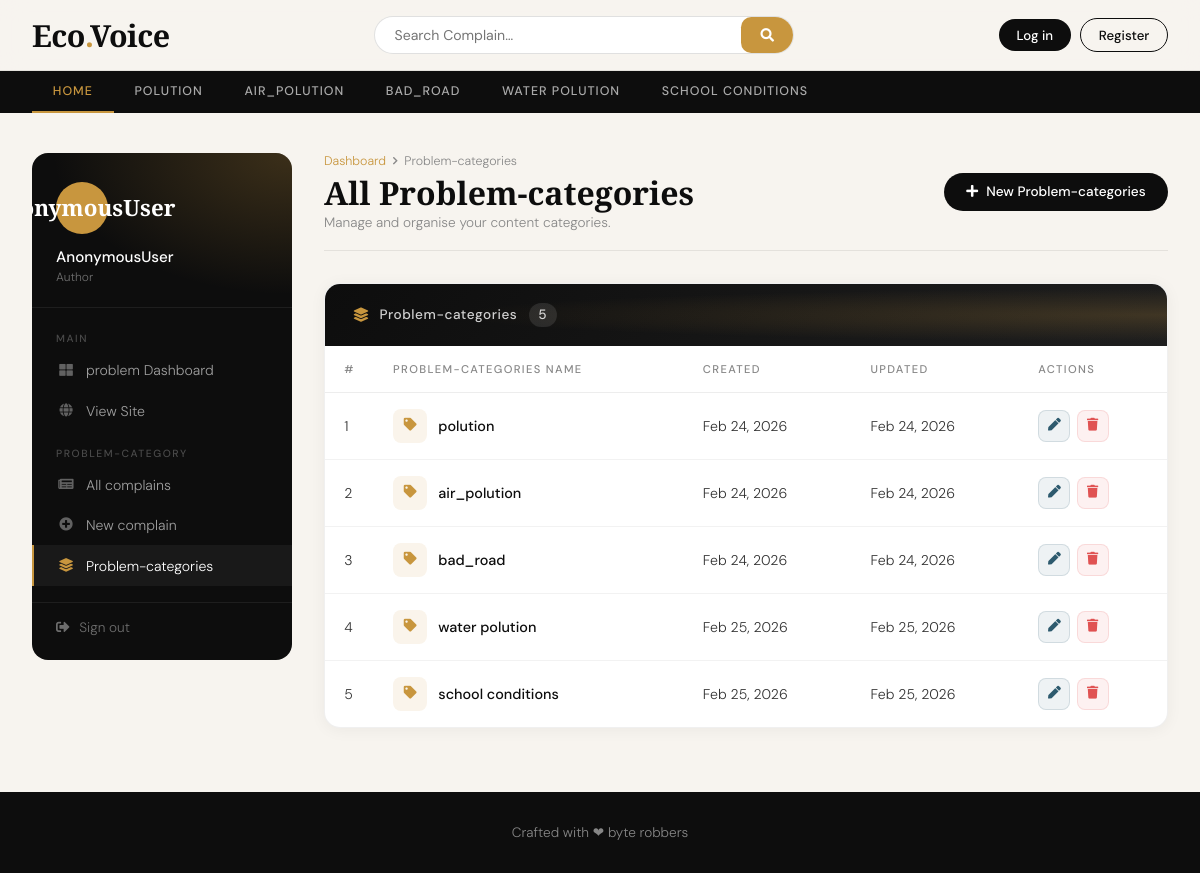
/dashboard/categories/, run on the app's committed database.
### complains/models.py (models this page shows, shortened)
class Category(models.Model):
    Category_name = models.CharField(max_length=50 , unique=True)
    created_at = models.DateTimeField(auto_now_add=True)
    updated_at = models.DateTimeField(auto_now=True)
    class Meta:
        verbose_name_plural = 'categories'

### dashboards/views.py (the view)
# urls.py: path('categories/',views.categories, name='categories'),
def categories(request):
    return render(request, 'dashboard/categories.html')

### complains/context_processors.py (called while the page is built)
def get_categories(request):
    categories = Category.objects.all()
    return dict(categories=categories)

### templates/dashboard/categories.html (shortened to what this page needs)
{% extends 'base.html' %}
{% load static %}
{% block content %}
<div class="dash-wrap">
    <aside class="dash-sidebar">
        <div class="sidebar-user">
            <div class="user-avatar-lg">{{ user }}</div>
            <div class="sidebar-user-name">{{ user }}</div>
            <div class="sidebar-user-role">Author</div>
        </div>
        <nav class="sidebar-nav">
            <div class="sidebar-nav-label">Main</div>
            <a href="{% url 'dashboard' %}">
                <i class="fas fa-th-large"></i>problem Dashboard
            </a>
            <a href="{% url 'home' %}">
                <i class="fas fa-globe"></i> View Site
            </a>
            <div class="sidebar-nav-label" style="margin-top:0.5rem;">Problem-category</div>
            <a href="{% url 'posts' %}">
                <i class="fas fa-newspaper"></i> All complains
            </a>
            <a href="{% url 'add_post' %}">
                <i class="fas fa-plus-circle"></i> New complain
            </a>
            <a href="{% url 'categories' %}" class="active">
                <i class="fas fa-layer-group"></i> Problem-categories
            </a>
        </nav>
        <div class="sidebar-bottom">
            <a href="{% url 'logout' %}">
                <i class="fas fa-sign-out-alt"></i> Sign out
            </a>
        </div>
    </aside>
    <div class="dash-main">
        <div class="page-header">
            <div class="page-header-left">
                <div class="breadcrumb-trail">
                    <a href="{% url 'dashboard' %}">Dashboard</a>
                    <i class="fas fa-chevron-right"></i>
                    <span>Problem-categories</span>
                </div>
                <h1>All Problem-categories</h1>
                <p>Manage and organise your content categories.</p>
            </div>
            <a class="btn-add" href="{% url 'add_category' %}">
                <i class="fas fa-plus"></i> New Problem-categories
            </a>
        </div>
        <div class="table-card">
            <div class="table-card-header">
                <div class="table-card-header-left">
                    <i class="fas fa-layer-group"></i>
                    <span>Problem-categories</span>
                    <span class="count-badge">{{ categories|length }}</span>
                </div>
            </div>
            <table class="cats-table">
                <thead>
                    <tr>
                        <th>#</th>
                        <th>Problem-categories Name</th>
                        <th>Created</th>
                        <th>Updated</th>
                        <th>Actions</th>
                    </tr>
                </thead>
                <tbody>
                    {% for cat in categories %}
                    <tr>
                        <td class="td-counter">{{ forloop.counter }}</td>
                        <td>
                            <div class="cat-name-cell">
                                <div class="cat-icon"><i class="fas fa-tag"></i></div>
                                <span class="cat-name-text">{{ cat.Category_name }}</span>
                            </div>
                        </td>
                        <td class="td-date">{{ cat.created_at|date:"M d, Y" }}</td>
                        <td class="td-date">{{ cat.updated_at|date:"M d, Y" }}</td>
                        <td>
                            <div class="action-btns">
                                <a class="action-btn edit" href="{% url 'edit_category' cat.id %}" title="Edit">
                                    <i class="fas fa-pen"></i>
                                </a>
                                <a class="action-btn delete" href="{% url 'delete_category' cat.id %}" title="Delete">
                                    <i class="fas fa-trash"></i>
                                </a>
                            </div>
                        </td>
                    </tr>
                    {% endfor %}
                </tbody>
            </table>
        </div>
    </div>
</div>
{% endblock %}

### templates/base.html (shortened to what this page needs)
{% load static %}
<!DOCTYPE html>
<html lang="en">
<head>
    <link rel="stylesheet" href="https://cdnjs.cloudflare.com/ajax/libs/font-awesome/5.15.4/css/all.min.css">
    <link href="{% static 'css/blog.css' %}" rel="stylesheet">
</head>
<body>
    <header class="site-header">
        <div class="header-inner">
            <a class="site-logo" href="/">Eco<span>.</span>Voice</a>
            <div class="search-wrap">
                <form action="{% url 'search' %}" method="GET">
                    <input name="keyword" value="{{keyword}}" type="text" placeholder="Search Complain…" />
                    <button type="submit"><i class="fas fa-search"></i></button>
                </form>
            </div>
            <div class="header-auth">
                {% if not user.is_authenticated %}
                    <a class="btn-auth login" href="{% url 'login' %}">Log in</a>
                    <a class="btn-auth register" href="{% url 'register' %}">Register</a>
                {% else %}
                    <a class="btn-auth dash" href="{% url 'dashboard' %}"><i class="fas fa-th-large"></i> complain-Dashboard</a>
                    <a class="btn-auth out" href="{% url 'logout' %}">Log out</a>
                {% endif %}
            </div>
        </div>
    </header>
    <nav class="cat-nav">
        <div class="cat-nav-inner">
            <a href="{% url 'home' %}">Home</a>
            {% for cat in categories %}
            <a href="{% url 'complains:posts_by_category' cat.id %}">{{ cat.Category_name }}</a>
            {% endfor %}
        </div>
    </nav>
    <main class="site-main">
        {% block content %}
        {% endblock %}
    </main>
    <footer class="site-footer">
        <p>Crafted with &#10084 byte robbers </p>
    </footer>
</body>
</html>

### hackathon_main/static/css/blog.css (style rules this page uses)
h1, h2, h3, h4, h5, h6 { font-family: "Playfair Display", Georgia, "Times New Roman", serif; }
button { --button_radius: 0.75em; --button_color: #e8e8e8; --button_outline_color: #000000; font-size: 17px; font-weight: bold; border: none; cursor: pointer; border-radius: var(--button_radius); background: var(--button_outline_color); }

### templates/base.html (style rules this page uses)
:root { --ink: #0d0d0d; --paper: #f7f4ef; --accent: #c8963e; --accent2: #2d5a6e; --muted: #888; --card-radius: 12px; }
* { margin: 0; padding: 0; box-sizing: border-box; }
body { background: var(--paper); color: var(--ink); font-family: 'DM Sans', sans-serif; font-weight: 300; min-height: 100vh; }
.site-header { position: sticky; top: 0; z-index: 100; background: rgba(247,244,239,0.92); backdrop-filter: blur(12px); -webkit-backdrop-filter: blur(12px); border-bottom: 1px solid rgba(0,0,0,0.08); }
.header-inner { max-width: 1280px; margin: 0 auto; padding: 0 2rem; height: 70px; display: flex; align-items: center; gap: 2rem; }
.site-logo { font-family: 'Cormorant Garamond', serif; font-size: 1.9rem; font-weight: 700; color: var(--ink); text-decoration: none; letter-spacing: -0.5px; white-space: nowrap; flex-shrink: 0; }
.site-logo span { color: var(--accent); }
.search-wrap { flex: 1; max-width: 420px; margin: 0 auto; }
.search-wrap form { display: flex; background: #fff; border: 1.5px solid rgba(0,0,0,0.12); border-radius: 50px; overflow: hidden; transition: border-color 0.2s; }
.search-wrap input { flex: 1; border: none; outline: none; padding: 0.55rem 1.2rem; background: transparent; font-family: 'DM Sans', sans-serif; font-size: 0.88rem; color: var(--ink); }
.search-wrap button { border: none; background: var(--accent); color: #fff; padding: 0 1.2rem; cursor: pointer; font-size: 0.85rem; font-family: 'DM Sans', sans-serif; transition: background 0.2s; }
.header-auth { display: flex; gap: 0.6rem; align-items: center; flex-shrink: 0; }
.btn-auth { display: inline-block; padding: 0.45rem 1.1rem; border-radius: 50px; font-family: 'DM Sans', sans-serif; font-size: 0.83rem; font-weight: 500; text-decoration: none; transition: all 0.2s; }
.btn-auth.login { background: var(--ink); color: #fff; }
.btn-auth.register { border: 1.5px solid var(--ink); color: var(--ink); }
.cat-nav { background: var(--ink); overflow-x: auto; scrollbar-width: none; }
.cat-nav-inner { max-width: 1280px; margin: 0 auto; padding: 0 2rem; display: flex; gap: 0; }
.cat-nav a { display: inline-block; padding: 0.75rem 1.3rem; color: rgba(255,255,255,0.65); text-decoration: none; font-size: 0.78rem; font-weight: 500; letter-spacing: 0.08em; text-transform: uppercase; white-space: nowrap; transition: all 0.2s; border-bottom: 2px solid transparent; }
.cat-nav a:first-child { color: var(--accent); border-bottom-color: var(--accent); }
.site-main { max-width: 1280px; margin: 0 auto; padding: 2.5rem 2rem 4rem; }
.site-footer { background: var(--ink); color: rgba(255,255,255,0.5); text-align: center; padding: 2rem; font-size: 0.85rem; }

### data on the page
Category: Category_name "POLUTION", Category_name "polution", created_at "Feb 24, 2026", updated_at "Feb 24, 2026"
Category: Category_name "AIR_POLUTION", Category_name "air_polution", created_at "Feb 24, 2026", updated_at "Feb 24, 2026"
Category: Category_name "BAD_ROAD", Category_name "bad_road", created_at "Feb 24, 2026", updated_at "Feb 24, 2026"
Category: Category_name "WATER POLUTION", Category_name "water polution", created_at "Feb 25, 2026", updated_at "Feb 25, 2026"
Category: Category_name "SCHOOL CONDITIONS", Category_name "school conditions", created_at "Feb 25, 2026", updated_at "Feb 25, 2026"

### other printed values
{{ user }} "AnonymousUser"
{{ categories|length }} "5"
